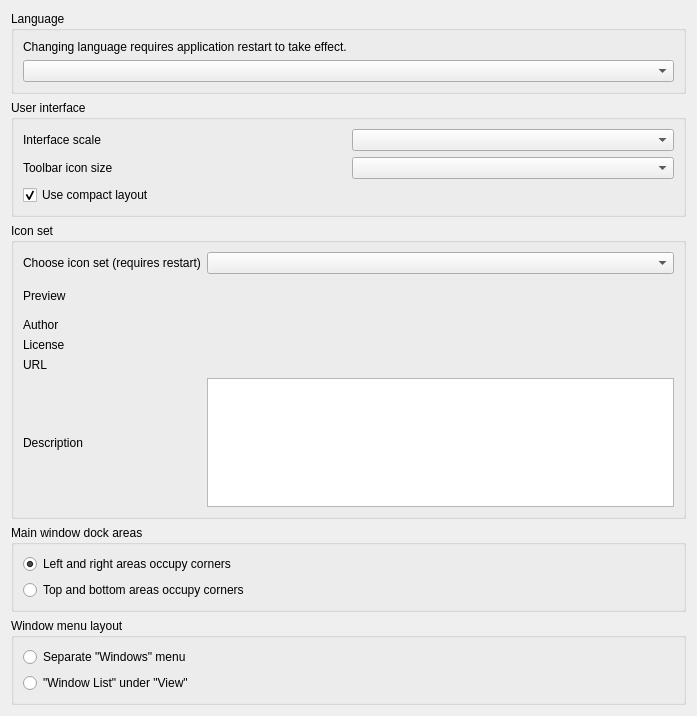
             <widget class="QWidget" name="lookAndFeelScrollWidget">
              <property name="geometry">
               <rect>
                <x>0</x>
                <y>-178</y>
                <width>697</width>
                <height>716</height>
               </rect>
              </property>
              <layout class="QVBoxLayout" name="verticalLayout_31">
               <item>
                <widget class="QGroupBox" name="langGroup">
                 <property name="title">
                  <string>Language</string>
                 </property>
                 <layout class="QVBoxLayout" name="verticalLayout_30">
                  <item>
                   <widget class="QLabel" name="langLabel">
                    <property name="text">
                     <string>Changing language requires application restart to take effect.</string>
                    </property>
                    <property name="cmdPalIgnore" stdset="0">
                     <bool>true</bool>
                    </property>
                   </widget>
                  </item>
                  <item>
                   <widget class="QComboBox" name="langCombo">
                    <property name="cfg" stdset="0">
                     <string notr="true">General.Language</string>
                    </property>
                   </widget>
                  </item>
                 </layout>
                </widget>
               </item>
               <item>
                <widget class="QGroupBox" name="compactLayoutGroup">
                 <property name="title">
                  <string>User interface</string>
                 </property>
                 <layout class="QGridLayout" name="gridLayout_16">
                  <item row="2" column="0">
                   <widget class="QLabel" name="uiScaleLabel">
                    <property name="toolTip">
                     <string>&lt;html&gt;&lt;head/&gt;&lt;body&gt;&lt;p&gt;Adjusts the scale of the application interface. Changes take effect after restarting the application.&lt;/p&gt;&lt;/body&gt;&lt;/html&gt;</string>
                    </property>
                    <property name="text">
                     <string>Interface scale</string>
                    </property>
                   </widget>
                  </item>
                  <item row="2" column="1">
                   <widget class="QComboBox" name="uiScaleCombo">
                    <property name="toolTip">
                     <string>&lt;html&gt;&lt;head/&gt;&lt;body&gt;&lt;p&gt;Adjusts the scale of the application interface. Changes take effect after restarting the application.&lt;/p&gt;&lt;/body&gt;&lt;/html&gt;</string>
                    </property>
                   </widget>
                  </item>
                  <item row="3" column="0">
                   <widget class="QLabel" name="tbIconSizeLabel">
                    <property name="toolTip">
                     <string>&lt;html&gt;&lt;head/&gt;&lt;body&gt;&lt;p&gt;Expressed in percentage of default size.&lt;/p&gt;&lt;/body&gt;&lt;/html&gt;</string>
                    </property>
                    <property name="text">
                     <string>Toolbar icon size</string>
                    </property>
                   </widget>
                  </item>
                  <item row="3" column="1">
                   <widget class="QComboBox" name="tbIconSizeCombo">
                    <property name="toolTip">
                     <string>&lt;html&gt;&lt;head/&gt;&lt;body&gt;&lt;p&gt;Expressed in percentage of default size.&lt;/p&gt;&lt;/body&gt;&lt;/html&gt;</string>
                    </property>
                    <property name="cfg" stdset="0">
                     <string notr="true">General.ToolBarIconSize</string>
                    </property>
                    <property name="dataDrivenCombo" stdset="0">
                     <bool>true</bool>
                    </property>
                   </widget>
                  </item>
                  <item row="4" column="0" colspan="2">
                   <widget class="QCheckBox" name="compactLayoutCheck">
                    <property name="toolTip">
                     <string>&lt;p&gt;Compact layout reduces all margins and spacing on the UI to minimum, making space for displaying more data. It makes the interface a little bit less aesthetic, but allows to display more data at once.&lt;/p&gt;</string>
                    </property>
                    <property name="text">
                     <string>Use compact layout</string>
                    </property>
                    <property name="checked">
                     <bool>true</bool>
                    </property>
                    <property name="cfg" stdset="0">
                     <string notr="true">General.CompactLayout</string>
                    </property>
                   </widget>
                  </item>
                 </layout>
                </widget>
               </item>
               <item>
                <widget class="QGroupBox" name="iconSetGroup">
                 <property name="title">
                  <string>Icon set</string>
                 </property>
                 <layout class="QGridLayout" name="gridLayout_15">
                  <item row="3" column="0">
                   <widget class="QLabel" name="iconSetLicenseLabel">
                    <property name="text">
                     <string>License</string>
                    </property>
                   </widget>
                  </item>
                  <item row="0" column="0">
                   <widget class="QLabel" name="iconSetChoiceLabel">
                    <property name="text">
                     <string>Choose icon set (requires restart)</string>
                    </property>
                   </widget>
                  </item>
                  <item row="1" column="1">
                   <widget class="QWidget" name="iconSetPreviewPanel" native="true">
                    <layout class="QGridLayout" name="gridLayout_17">
                     <item row="0" column="5">
                      <widget class="QLabel" name="iconSetIcon6">
                       <property name="text">
                        <string notr="true"/>
                       </property>
                      </widget>
                     </item>
                     <item row="0" column="1">
                      <widget class="QLabel" name="iconSetIcon2">
                       <property name="text">
                        <string notr="true"/>
                       </property>
                      </widget>
                     </item>
                     <item row="0" column="4">
                      <widget class="QLabel" name="iconSetIcon5">
                       <property name="text">
                        <string notr="true"/>
                       </property>
                      </widget>
                     </item>
                     <item row="0" column="3">
                      <widget class="QLabel" name="iconSetIcon4">
                       <property name="text">
                        <string notr="true"/>
                       </property>
                      </widget>
                     </item>
                     <item row="0" column="2">
                      <widget class="QLabel" name="iconSetIcon3">
                       <property name="text">
                        <string notr="true"/>
                       </property>
                      </widget>
                     </item>
                     <item row="0" column="7">
                      <widget class="QLabel" name="iconSetIcon8">
                       <property name="text">
                        <string notr="true"/>
                       </property>
                      </widget>
                     </item>
                     <item row="0" column="0">
                      <widget class="QLabel" name="iconSetIcon1">
                       <property name="text">
                        <string notr="true"/>
                       </property>
                      </widget>
                     </item>
                     <item row="0" column="6">
                      <widget class="QLabel" name="iconSetIcon7">
                       <property name="text">
                        <string notr="true"/>
                       </property>
                      </widget>
                     </item>
                    </layout>
                   </widget>
                  </item>
                  <item row="0" column="1">
                   <widget class="QComboBox" name="iconSetCombo"/>
                  </item>
                  <item row="5" column="0">
                   <widget class="QLabel" name="iconSetDescriptionLabel">
                    <property name="text">
                     <string>Description</string>
                    </property>
                   </widget>
                  </item>
                  <item row="5" column="1">
                   <widget class="QPlainTextEdit" name="iconSetDescriptionEdit"/>
                  </item>
                  <item row="2" column="0">
                   <widget class="QLabel" name="iconSetAuthorLabel">
                    <property name="text">
                     <string>Author</string>
                    </property>
                   </widget>
                  </item>
                  <item row="1" column="0">
                   <widget class="QLabel" name="iconSetPreviewLabel">
                    <property name="text">
                     <string>Preview</string>
                    </property>
                   </widget>
                  </item>
                  <item row="4" column="0">
                   <widget class="QLabel" name="iconSetUrlLabel">
                    <property name="text">
                     <string>URL</string>
                    </property>
                   </widget>
                  </item>
                  <item row="4" column="1">
                   <widget class="QLabel" name="iconSetUrlEdit">
                    <property name="text">
                     <string notr="true"/>
                    </property>
                    <property name="openExternalLinks">
                     <bool>true</bool>
                    </property>
                   </widget>
                  </item>
                  <item row="3" column="1">
                   <widget class="QLabel" name="iconSetLicenseEdit">
                    <property name="text">
                     <string notr="true"/>
                    </property>
                   </widget>
                  </item>
                  <item row="2" column="1">
                   <widget class="QLabel" name="iconSetAuthorEdit">
                    <property name="text">
                     <string notr="true"/>
                    </property>
                   </widget>
                  </item>
                 </layout>
                </widget>
               </item>
               <item>
                <widget class="QGroupBox" name="dockLayoutGroup">
                 <property name="title">
                  <string>Main window dock areas</string>
                 </property>
                 <layout class="QGridLayout" name="gridLayout_13">
                  <item row="0" column="0">
                   <widget class="ConfigRadioButton" name="dockLayoutVertical">
                    <property name="text">
                     <string>Left and right areas occupy corners</string>
                    </property>
                    <property name="checked">
                     <bool>true</bool>
                    </property>
                    <property name="cfg" stdset="0">
                     <string notr="true">General.DockLayout</string>
                    </property>
                    <property name="assignedValue" stdset="0">
                     <string notr="true">vertical</string>
                    </property>
                   </widget>
                  </item>
                  <item row="1" column="0">
                   <widget class="ConfigRadioButton" name="dockLayoutHorizontal">
                    <property name="text">
                     <string>Top and bottom areas occupy corners</string>
                    </property>
                    <property name="cfg" stdset="0">
                     <string notr="true">General.DockLayout</string>
                    </property>
                    <property name="assignedValue" stdset="0">
                     <string notr="true">horizontal</string>
                    </property>
                   </widget>
                  </item>
                 </layout>
                </widget>
               </item>
               <item>
                <widget class="QGroupBox" name="windowMenuLayoutGrp">
                 <property name="title">
                  <string>Window menu layout</string>
                 </property>
                 <layout class="QVBoxLayout" name="verticalLayout_32">
                  <item>
                   <widget class="ConfigRadioButton" name="separateWindowMenuRadio">
                    <property name="text">
                     <string>Separate &quot;Windows&quot; menu</string>
                    </property>
                    <property name="cfg" stdset="0">
                     <string notr="true">General.WindowsInMenuBar</string>
                    </property>
                    <property name="assignedValue" stdset="0">
                     <bool>true</bool>
                    </property>
                   </widget>
                  </item>
                  <item>
                   <widget class="ConfigRadioButton" name="windowListUnderViewRadio">
                    <property name="text">
                     <string>&quot;Window List&quot; under &quot;View&quot;</string>
                    </property>
                    <property name="cfg" stdset="0">
                     <string notr="true">General.WindowsInMenuBar</string>
                    </property>
                    <property name="assignedValue" stdset="0">
                     <bool>false</bool>
                    </property>
                   </widget>
                  </item>
                 </layout>
                </widget>
               </item>
               <item>
                <spacer name="verticalSpacer_5">
                 <property name="orientation">
                  <enum>Qt::Orientation::Vertical</enum>
                 </property>
                 <property name="sizeHint" stdset="0">
                  <size>
                   <width>20</width>
                   <height>40</height>
                  </size>
                 </property>
                </spacer>
               </item>
              </layout>
             </widget>
